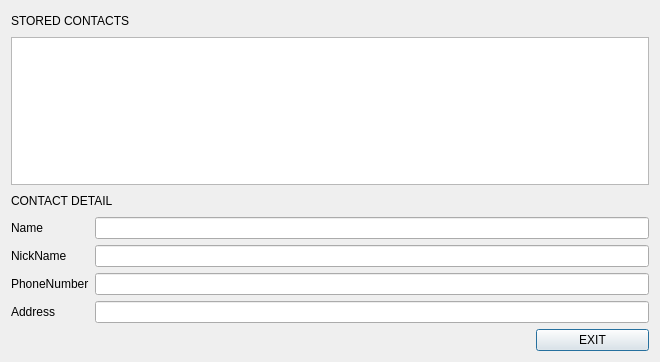
<?xml version="1.0" encoding="UTF-8"?>
<ui version="4.0">
 <class>SearchDialog</class>
 <widget class="QDialog" name="SearchDialog">
  <property name="geometry">
   <rect>
    <x>0</x>
    <y>0</y>
    <width>660</width>
    <height>362</height>
   </rect>
  </property>
  <property name="windowTitle">
   <string>Dialog</string>
  </property>
  <layout class="QGridLayout" name="gridLayout_2">
   <item row="1" column="0" colspan="6">
    <widget class="QListWidget" name="SearchSTORED"/>
   </item>
   <item row="5" column="5">
    <widget class="QPushButton" name="SearchEXIT">
     <property name="text">
      <string>EXIT</string>
     </property>
    </widget>
   </item>
   <item row="2" column="0" colspan="2">
    <widget class="QLabel" name="label_5">
     <property name="text">
      <string>CONTACT DETAIL</string>
     </property>
    </widget>
   </item>
   <item row="3" column="0" colspan="6">
    <layout class="QGridLayout" name="gridLayout">
     <item row="0" column="0">
      <widget class="QLabel" name="label">
       <property name="text">
        <string>Name</string>
       </property>
       <property name="buddy">
        <cstring>SearchNAME</cstring>
       </property>
      </widget>
     </item>
     <item row="1" column="0">
      <widget class="QLabel" name="label_2">
       <property name="text">
        <string>NickName</string>
       </property>
       <property name="buddy">
        <cstring>SearchNICKNAME</cstring>
       </property>
      </widget>
     </item>
     <item row="2" column="0">
      <widget class="QLabel" name="label_4">
       <property name="text">
        <string>PhoneNumber</string>
       </property>
       <property name="buddy">
        <cstring>SearchPHONENUM</cstring>
       </property>
      </widget>
     </item>
     <item row="1" column="1">
      <widget class="QLineEdit" name="SearchNICKNAME"/>
     </item>
     <item row="2" column="1">
      <widget class="QLineEdit" name="SearchPHONENUM"/>
     </item>
     <item row="3" column="0">
      <widget class="QLabel" name="label_3">
       <property name="text">
        <string>Address</string>
       </property>
       <property name="buddy">
        <cstring>SearchADDRESS</cstring>
       </property>
      </widget>
     </item>
     <item row="3" column="1">
      <widget class="QLineEdit" name="SearchADDRESS"/>
     </item>
     <item row="0" column="1">
      <widget class="QLineEdit" name="SearchNAME"/>
     </item>
    </layout>
   </item>
   <item row="2" column="2" colspan="4">
    <spacer name="horizontalSpacer">
     <property name="orientation">
      <enum>Qt::Horizontal</enum>
     </property>
     <property name="sizeHint" stdset="0">
      <size>
       <width>498</width>
       <height>20</height>
      </size>
     </property>
    </spacer>
   </item>
   <item row="0" column="2" colspan="3">
    <spacer name="horizontalSpacer_2">
     <property name="orientation">
      <enum>Qt::Horizontal</enum>
     </property>
     <property name="sizeHint" stdset="0">
      <size>
       <width>412</width>
       <height>20</height>
      </size>
     </property>
    </spacer>
   </item>
   <item row="0" column="0" colspan="2">
    <widget class="QLabel" name="label_6">
     <property name="text">
      <string>STORED CONTACTS</string>
     </property>
    </widget>
   </item>
   <item row="5" column="0" colspan="5">
    <spacer name="horizontalSpacer_3">
     <property name="orientation">
      <enum>Qt::Horizontal</enum>
     </property>
     <property name="sizeHint" stdset="0">
      <size>
       <width>553</width>
       <height>20</height>
      </size>
     </property>
    </spacer>
   </item>
   <item row="4" column="2">
    <spacer name="verticalSpacer">
     <property name="orientation">
      <enum>Qt::Vertical</enum>
     </property>
     <property name="sizeHint" stdset="0">
      <size>
       <width>18</width>
       <height>0</height>
      </size>
     </property>
    </spacer>
   </item>
  </layout>
 </widget>
 <tabstops>
  <tabstop>SearchSTORED</tabstop>
  <tabstop>SearchNAME</tabstop>
  <tabstop>SearchNICKNAME</tabstop>
  <tabstop>SearchPHONENUM</tabstop>
  <tabstop>SearchADDRESS</tabstop>
  <tabstop>SearchEXIT</tabstop>
 </tabstops>
 <resources/>
 <connections/>
</ui>
